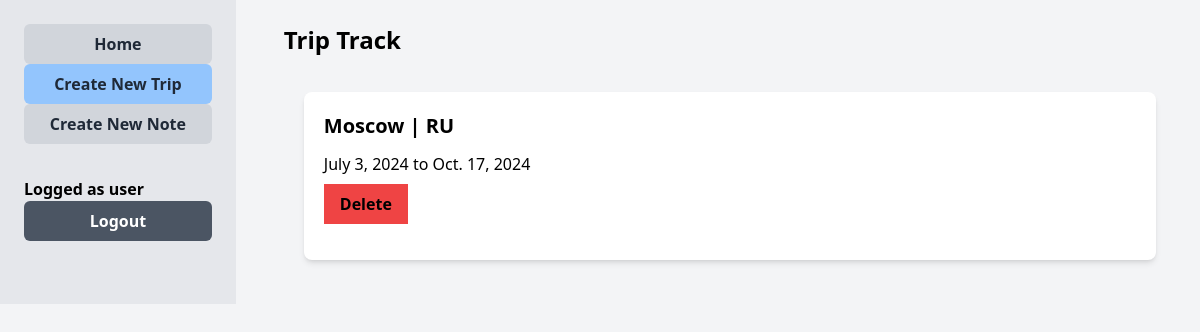
Page /dashboard/trips (signed in) on the earlier database version.
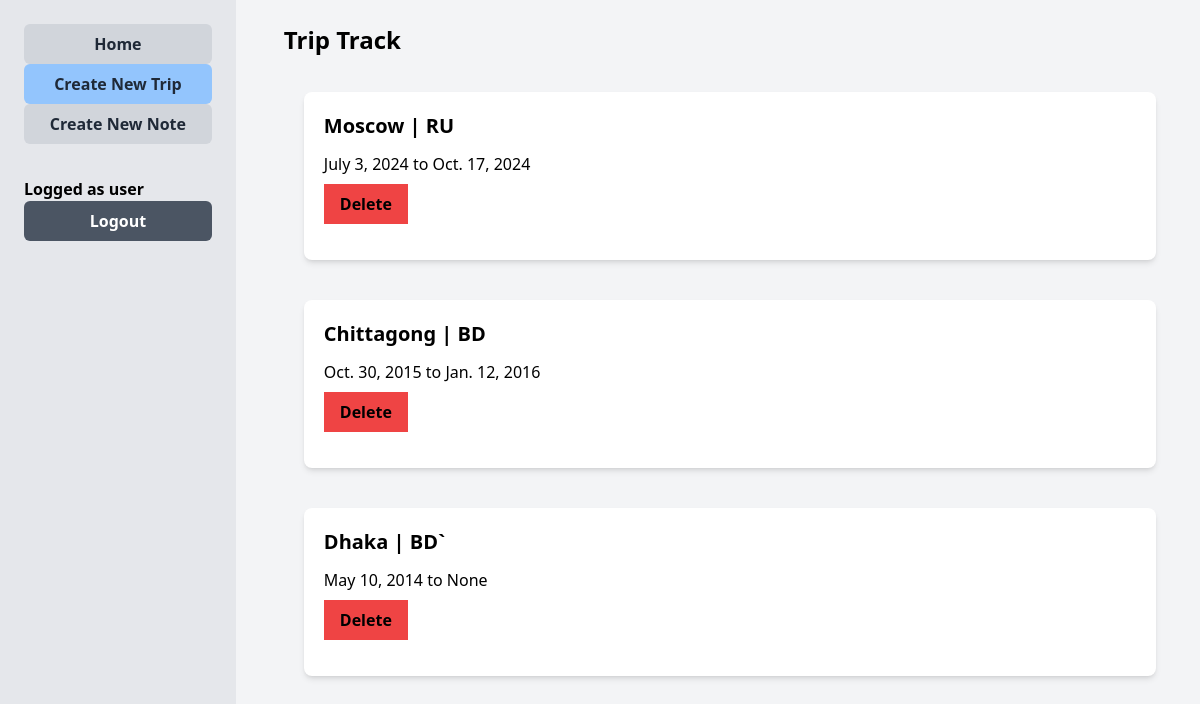
Same page on the later database version.
### trip/models.py (models this page shows, shortened)
class Trip(models.Model):
    city = models.CharField(max_length=50)
    country = models.CharField(max_length=4) # BD , Can, SWE
    start_date = models.DateField(blank=True, null=True)
    end_date = models.DateField(blank=True, null=True)
    traveller = models.ForeignKey(User, on_delete=models.CASCADE, related_name='trips')

### trip/views.py (the view)
# urls.py: path('trips', views.trips_list, name='trip_list'),
def trips_list(request):
    trips = Trip.objects.filter(traveller=request.user)
    context = {
            'trips': trips,
        }
    return render(request, "trip/trip_list.html", context)

### trip/templates/trip/trip_list.html
{% extends 'index.html' %}
{% block content %}
{% if user.is_authenticated %}
    {% if trips %}
            <ol>
                {% for trip in trips %}
                     <li class="p-5">
                         <div class="bg-white rounded-lg shadow-md p-5 hover:cursor-pointer">
                             <div class="justify-self-start">
                                 <a href="{% url 'trip_detail' pk=trip.pk %}">
                                    <h2 class="text-xl font-semibold mb-3">{{trip.city}} | {{trip.country}}</h2>
                                    <p class="flex justify-between mb-2">
                                    <span>{{trip.start_date}} to {{ trip.end_date }}</span></p>
                                 </a>
                             </div>
                             <a href="{% url 'trip_delete' pk=trip.pk %}"><button class="bg-red-500 hover:bg-red-300 py-2 px-4 font-bold mb-4 justify-self-end"> Delete </button> </a>
                     </li>
                {% endfor %}
            </ol>
        {%  else %}
            <h4>You haven't any trip listed.</h4>
        {% endif %}
    {% else %}
        <p>Please <a href="{% url 'login' %}">Log in</a></p>
    {% endif %}
{% endblock %}

Differences in the rows shown:
added Trip: city "Chittagong", country "BD", start_date "Oct. 30, 2015", end_date "Jan. 12, 2016"
added Trip: city "Dhaka", country "BD`", start_date "May 10, 2014", end_date "None"
